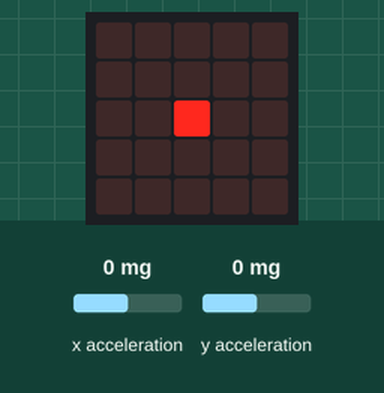
This program was run on a simulated BBC micro:bit running MicroPython. Parts: the board's 5×5 LED display. The test bench sets the inputs (shaded band); at power-on: x acceleration 0 mg, y acceleration 0 mg. Dim RGB values are drawn brighter than linear.

Above: at 1.2 s.
1.3 s: x acceleration set to -750 mg
At 2.81 s:
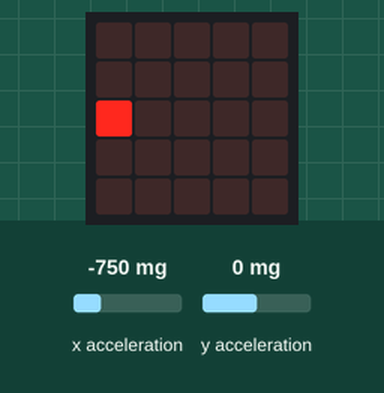
3.0 s: y acceleration set to -1440 mg
At 4.4 s:
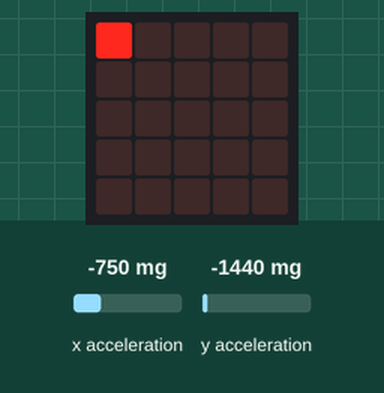
4.6 s: x acceleration set to 750 mg
At 5.28 s:
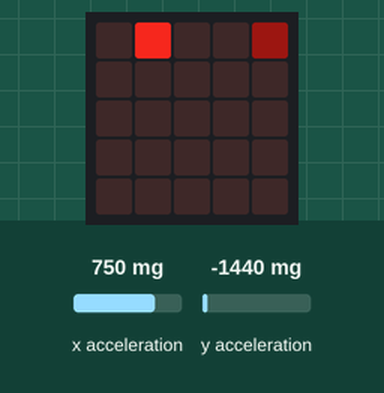
6.3 s: y acceleration set to 1440 mg
At 7.8 s:
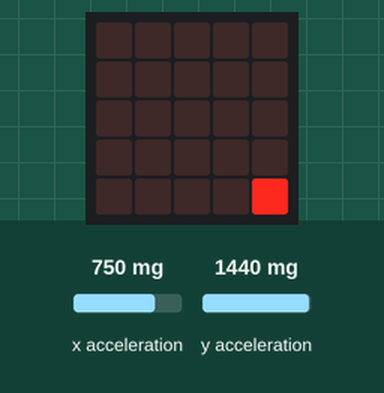
7.9 s: x acceleration set to -32 mg
At 10.12 s:
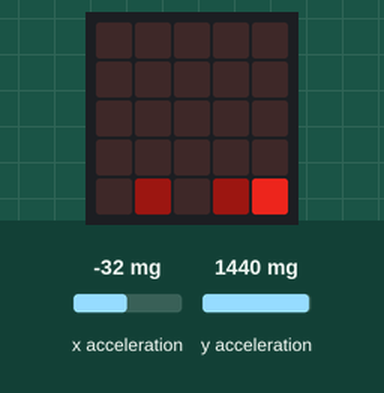
10.3 s: y acceleration set to -750 mg
At 14.5 s:
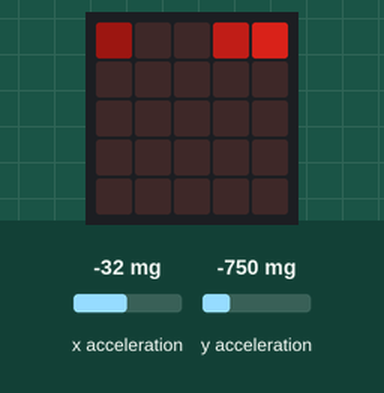

Measured:
- after the input at 1.3 s, the display: first changes at once (image 1 shows a later state)
- after the input at 3.0 s, the display: first changes at once (image 2 shows a later state)
- after the input at 4.6 s, the display: first changes at once (image 3 shows a later state)
- after the input at 6.3 s, the display: first changes at once (image 4 shows a later state)
- after the input at 7.9 s, the display: first changes after 0.36 s (image 5 shows a later state)
- after the input at 10.3 s, the display: first differs from a run without the input after 0.08 s (image 6 shows a later state)

The program:

app_tilt1.py
```python
# 'Tilt' test.
# Two tilt-controlled points.
# "face down" to quit.

import math

import microbit as M
import time


ICON = M.Image("00000:00000:09030:00000:00000")  # used by shell on choosing an app

#-------------------------------------

class Point:
    def __init__(self, x,y, bright, speed):
        self.x = x
        self.y = y
        self.bright = bright
        self.speed = speed

_points = [
    Point(0,0, 1.0, 0.2),
    Point(0,0, 0.2, 4.0),
]

_last_time = 0  # ms

#-------------------------------------
# 5x5 matrix

def make_empty_matrix():
    return [[0]*5 for i in range(5)]

def add_to_matrix(mat, X,Y, bright, validate = False):
    mat[Y+2][X+2] += bright
    if validate:
        if   mat[Y+2][X+2] > 1.0: mat[Y+2][X+2] = 1.0
        elif mat[Y+2][X+2] < 0.0: mat[Y+2][X+2] = 0.0

def make_image(mat):
    buffer = bytearray(int(cell * 9) for row in mat for cell in row)
    return M.Image(5, 5, buffer)

def split_coord(x):
    F = math.floor(x)
    C = math.ceil(x)
    if F == C:
        return ((F, 1.0),)
    else:
        k = x - F  # (0..1)
        return ((F, 1-k), (C, k))

def draw_point(mat, x,y, bright = 1.0):
    # x, y: [-2..2]
    for X,kx in split_coord(x):
        for Y,ky in split_coord(y):
            add_to_matrix(mat, X,Y, bright * kx * ky, validate = True)

#-------------------------------------

def main():
    global _last_time

    while True:

        # allow to quit
        if M.accelerometer.was_gesture('face down'):
            break

        now = time.ticks_ms()
        mat = make_empty_matrix()

        if _last_time > 0:
            deltaMs = now - _last_time

            ax = M.accelerometer.get_x()
            ay = M.accelerometer.get_y()

            for point in _points:
                speed = 0.00001 * point.speed
                point.x += ax * deltaMs * speed
                point.y += ay * deltaMs * speed

                if   point.x >  2: point.x =  2
                elif point.x < -2: point.x = -2
                if   point.y >  2: point.y =  2
                elif point.y < -2: point.y = -2

                draw_point(mat, point.x, point.y, point.bright)

        _last_time = now


        im = make_image(mat)
        M.display.show(im)

        M.sleep(50)


if __name__ == '__main__':
    main()
```
